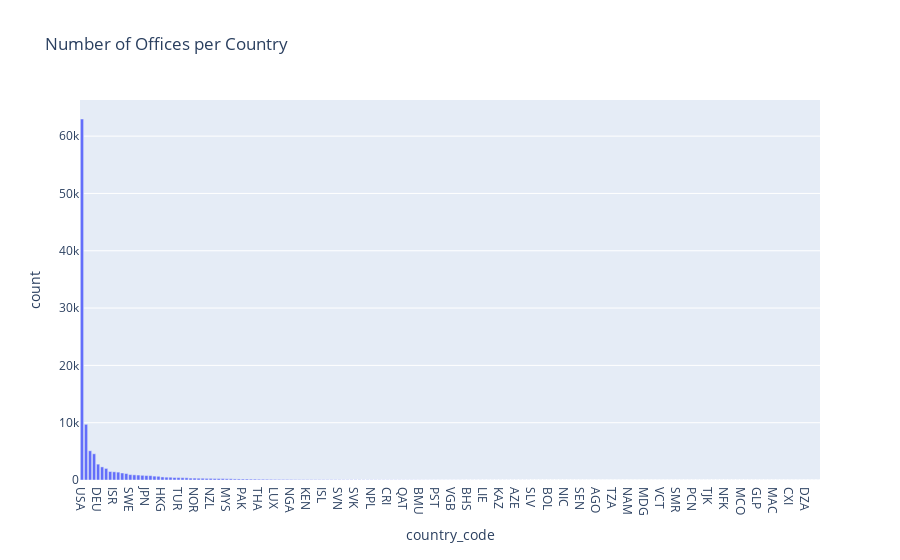

This figure's notebook cell:
### Code cell
path="./builtin/offices.csv"

offices_df = pd.read_csv(path)

# Assuming 'country_code' is a categorical column
if 'country_code' in offices_df.columns:
    country_counts = offices_df['country_code'].value_counts().reset_index()
    country_counts.columns = ['country_code', 'count']

    fig = px.bar(country_counts, x='country_code', y='count',
                 title='Number of Offices per Country')
    fig.show()
else:
    print("\n'country_code' column not found in offices data.")

### Figure 1 — Plotly figure (JSON) as saved in the notebook; plotly's stock layout.template omitted (floating-point values rounded to 4 significant figures; data arrays with more than 128 entries replaced by an {"elided": "..."} marker saying what was removed)
{"data": [{"alignmentgroup": "True", "hovertemplate": "country_code=%{x}<br>count=%{y}<extra></extra>", "legendgroup": "", "marker": {"color": "#636efa", "pattern": {"shape": ""}}, "name": "", "offsetgroup": "", "orientation": "v", "showlegend": false, "textposition": "auto", "x": {"elided": "184 str values"}, "xaxis": "x", "y": {"elided": "184 int values"}, "yaxis": "y", "type": "bar"}], "layout": {"xaxis": {"anchor": "y", "domain": [0, 1], "title": {"text": "country_code"}}, "yaxis": {"anchor": "x", "domain": [0, 1], "title": {"text": "count"}}, "legend": {"tracegroupgap": 0}, "title": {"text": "Number of Offices per Country"}, "barmode": "relative"}}
